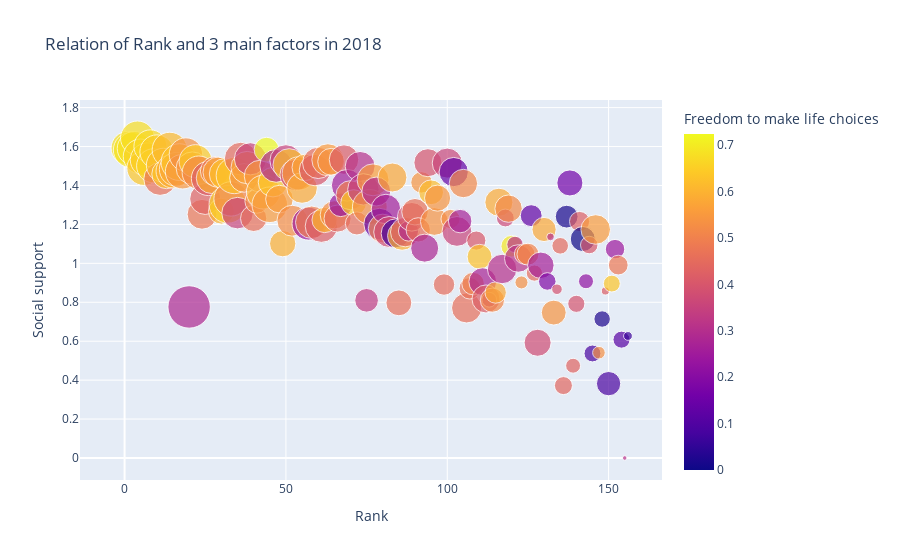

The notebook cell saved with this chart:
### Markdown cell above
by lmplot, we found that there are main

### Code cell
fig = px.scatter(df_18, y='Social support', size='GDP per capita',
                 color='Freedom to make life choices',
                 x='Rank',size_max=30, title='Relation of Rank and 3 main factors in 2018')
fig.show()

### Figure 1 — Plotly figure (JSON) as saved in the notebook; plotly's stock layout.template omitted (floating-point values rounded to 4 significant figures; data arrays with more than 128 entries replaced by an {"elided": "..."} marker saying what was removed)
{"data": [{"hovertemplate": "Rank=%{x}<br>Social support=%{y}<br>GDP per capita=%{marker.size}<br>Freedom to make life choices=%{marker.color}<extra></extra>", "legendgroup": "", "marker": {"color": {"elided": "156 float values"}, "coloraxis": "coloraxis", "size": {"elided": "156 float values"}, "sizemode": "area", "sizeref": 0.002329, "symbol": "circle"}, "mode": "markers", "name": "", "orientation": "v", "showlegend": false, "type": "scatter", "x": {"elided": "156 int values"}, "xaxis": "x", "y": {"elided": "156 float values"}, "yaxis": "y"}], "layout": {"coloraxis": {"colorbar": {"title": {"text": "Freedom to make life choices"}}, "colorscale": [[0, "#0d0887"], [0.1111, "#46039f"], [0.2222, "#7201a8"], [0.3333, "#9c179e"], [0.4444, "#bd3786"], [0.5556, "#d8576b"], [0.6667, "#ed7953"], [0.7778, "#fb9f3a"], [0.8889, "#fdca26"], [1, "#f0f921"]]}, "legend": {"itemsizing": "constant", "tracegroupgap": 0}, "title": {"text": "Relation of Rank and 3 main factors in 2018"}, "xaxis": {"anchor": "y", "domain": [0, 1], "title": {"text": "Rank"}}, "yaxis": {"anchor": "x", "domain": [0, 1], "title": {"text": "Social support"}}}}
